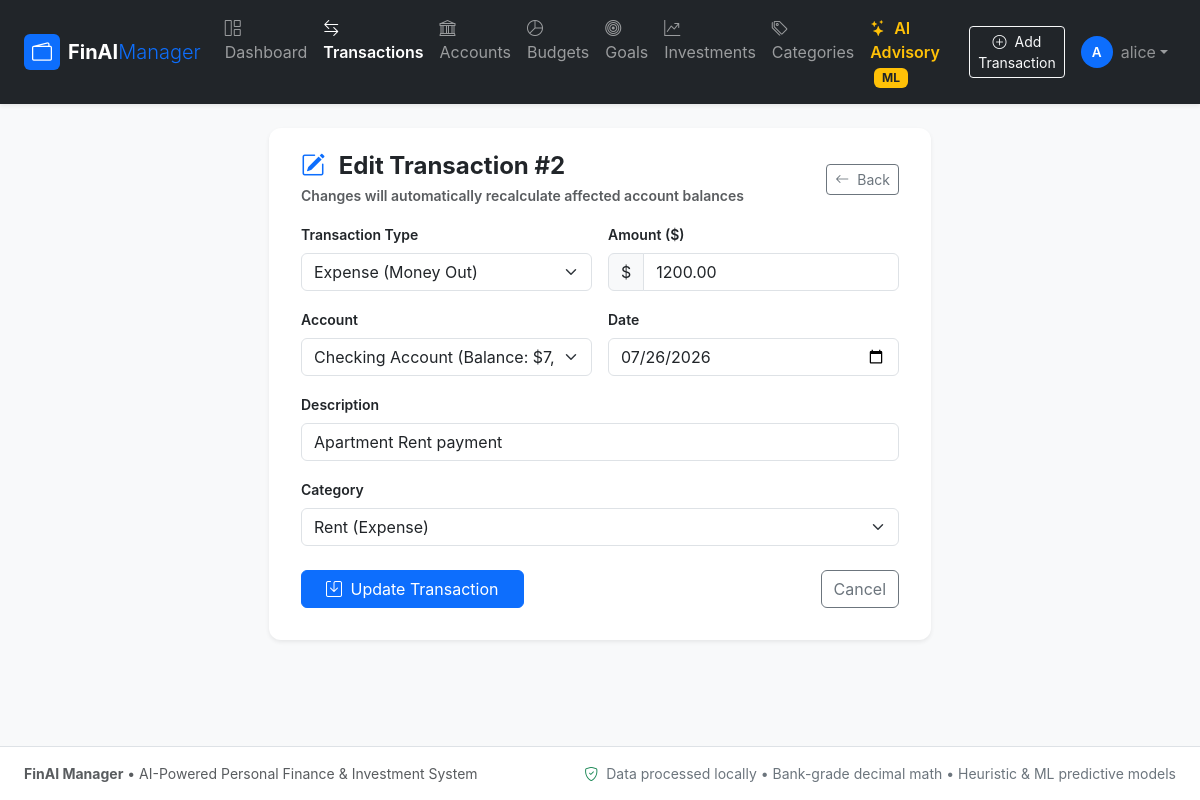
Screenshot of /transactions/edit/2 (signed in) with the database file from the repository.
### models.py (models this page shows, shortened)
class User(UserMixin, db.Model):
    __tablename__ = 'users'
    user_id = db.Column(db.Integer, primary_key=True, autoincrement=True)
    username = db.Column(db.String(50), unique=True, nullable=False, index=True)
    email = db.Column(db.String(100), unique=True, nullable=False, index=True)
    password_hash = db.Column(db.String(255), nullable=False)
    created_at = db.Column(db.DateTime, default=utc_now, server_default=db.func.now())
    accounts = db.relationship('Account', backref='owner', cascade='all, delete-orphan', lazy='dynamic')
    transactions = db.relationship('Transaction', backref='owner', cascade='all, delete-orphan', lazy='dynamic')
    budgets = db.relationship('Budget', backref='owner', cascade='all, delete-orphan', lazy='dynamic')
    goals = db.relationship('Goal', backref='owner', cascade='all, delete-orphan', lazy='dynamic')
    investments = db.relationship('Investment', backref='owner', cascade='all, delete-orphan', lazy='dynamic')
    categories = db.relationship('Category', backref='owner', cascade='all, delete-orphan', lazy='dynamic')

class Transaction(db.Model):
    __tablename__ = 'transactions'
    txn_id = db.Column(db.Integer, primary_key=True, autoincrement=True)
    user_id = db.Column(db.Integer, db.ForeignKey('users.user_id', ondelete='CASCADE'), nullable=False, index=True)
    account_id = db.Column(db.Integer, db.ForeignKey('accounts.account_id', ondelete='CASCADE'), nullable=False, index=True)
    category_id = db.Column(db.Integer, db.ForeignKey('categories.category_id', ondelete='CASCADE'), nullable=False, index=True)
    date = db.Column(db.Date, nullable=False, index=True)
    amount = db.Column(db.Numeric(10, 2), nullable=False)
    description = db.Column(db.Text, nullable=True)
    txn_type = db.Column(db.Enum('Expense', 'Income', name='txn_types'), nullable=False)
    created_at = db.Column(db.DateTime, default=utc_now, server_default=db.func.now())

class Account(db.Model):
    __tablename__ = 'accounts'
    account_id = db.Column(db.Integer, primary_key=True, autoincrement=True)
    user_id = db.Column(db.Integer, db.ForeignKey('users.user_id', ondelete='CASCADE'), nullable=False, index=True)
    name = db.Column(db.String(100), nullable=False)
    type = db.Column(db.Enum('Checking', 'Savings', 'Credit', 'Cash', name='account_types'), nullable=False)
    balance = db.Column(db.Numeric(12, 2), default=Decimal('0.00'), nullable=False)
    created_at = db.Column(db.DateTime, default=utc_now, server_default=db.func.now())
    transactions = db.relationship('Transaction', backref='account', cascade='all, delete-orphan', lazy='dynamic')

class Category(db.Model):
    __tablename__ = 'categories'
    __table_args__ = (
        db.UniqueConstraint('user_id', 'name', name='uq_user_category_name'),
    )
    category_id = db.Column(db.Integer, primary_key=True, autoincrement=True)
    user_id = db.Column(db.Integer, db.ForeignKey('users.user_id', ondelete='CASCADE'), nullable=True, index=True)
    name = db.Column(db.String(50), nullable=False)
    type = db.Column(db.Enum('Expense', 'Income', name='category_types'), nullable=False)
    transactions = db.relationship('Transaction', backref='category', lazy='dynamic')
    budgets = db.relationship('Budget', backref='category', cascade='all, delete-orphan', lazy='dynamic')

### app.py (the view, shortened to what this page needs)
    @app.route('/transactions/edit/<int:id>', methods=['GET', 'POST'])
    @login_required
    def edit_transaction(id):
        txn = Transaction.query.filter_by(txn_id=id, user_id=current_user.user_id).first_or_404()
        accounts = Account.query.filter_by(user_id=current_user.user_id).all()
        categories = Category.query.filter(
            or_(Category.user_id == current_user.user_id, Category.user_id.is_(None))
        ).order_by(Category.name.asc()).all()
        return render_template('edit_transaction.html', txn=txn, accounts=accounts, categories=categories)

### templates/edit_transaction.html (shortened to what this page needs)
{% extends "base.html" %}
{% block content %}
<div class="row justify-content-center">
    <div class="col-lg-7 col-md-9">
        <div class="card shadow-sm p-3">
            <div class="card-header bg-white border-0 pb-0">
                <div class="d-flex justify-content-between align-items-center">
                    <div>
                        <h4 class="fw-bold mb-1"><i class="bi bi-pencil-square text-primary me-2"></i> Edit Transaction #{{ txn.txn_id }}</h4>
                        <p class="text-muted small mb-0">Changes will automatically recalculate affected account balances</p>
                    </div>
                    <a href="{{ url_for('view_transactions') }}" class="btn btn-sm btn-outline-secondary">
                        <i class="bi bi-arrow-left me-1"></i> Back
                    </a>
                </div>
            </div>
            <div class="card-body">
                <form method="POST" action="{{ url_for('edit_transaction', id=txn.txn_id) }}">
                    <div class="row g-3 mb-3">
                        <div class="col-md-6">
                            <label class="form-label small fw-semibold">Transaction Type</label>
                            <select name="txn_type" class="form-select" required>
                                <option value="Expense" {% if txn.txn_type == 'Expense' %}selected{% endif %}>Expense (Money Out)</option>
                            </select>
                        </div>
                        <div class="col-md-6">
                            <label class="form-label small fw-semibold">Amount ($)</label>
                            <div class="input-group">
                                <span class="input-group-text">$</span>
                                <input type="number" step="0.01" min="0.01" name="amount" class="form-control" value="{{ txn.amount }}" required>
                            </div>
                        </div>
                    </div>
                    <div class="row g-3 mb-3">
                        <div class="col-md-6">
                            <label class="form-label small fw-semibold">Account</label>
                            <select name="account_id" class="form-select" required>
                                {% for acc in accounts %}
                                <option value="{{ acc.account_id }}" {% if txn.account_id == acc.account_id %}selected{% endif %}>
                                    {{ acc.name }} (Balance: ${{ "{:,.2f}".format(acc.balance) }})
                                </option>
                                {% endfor %}
                            </select>
                        </div>
                        <div class="col-md-6">
                            <label class="form-label small fw-semibold">Date</label>
                            <input type="date" name="date" class="form-control" value="{{ txn.date.strftime('%Y-%m-%d') }}" required>
                        </div>
                    </div>
                    <div class="mb-3">
                        <label class="form-label small fw-semibold">Description</label>
                        <input type="text" name="description" class="form-control" value="{{ txn.description or '' }}">
                    </div>
                    <div class="mb-4">
                        <label class="form-label small fw-semibold">Category</label>
                        <select name="category_id" class="form-select" required>
                            {% for cat in categories %}
                            <option value="{{ cat.category_id }}" {% if txn.category_id == cat.category_id %}selected{% endif %}>
                                {{ cat.name }} ({{ cat.type }})
                            </option>
                            {% endfor %}
                        </select>
                    </div>
                    <div class="d-flex justify-content-between">
                        <button type="submit" class="btn btn-primary px-4">
                            <i class="bi bi-save me-1"></i> Update Transaction
                        </button>
                        <a href="{{ url_for('view_transactions') }}" class="btn btn-outline-secondary">Cancel</a>
                    </div>
                </form>
            </div>
        </div>
    </div>
</div>
{% endblock %}

### templates/base.html (shortened to what this page needs)
<!doctype html>
<html lang="en">
<head>
    <link href="https://cdn.jsdelivr.net/npm/bootstrap@5.3.2/dist/css/bootstrap.min.css" rel="stylesheet">
    <link href="https://cdn.jsdelivr.net/npm/bootstrap-icons@1.11.1/font/bootstrap-icons.css" rel="stylesheet">
    <link rel="stylesheet" href="{{ url_for('static', filename='css/style.css') }}">
</head>
<body class="bg-light d-flex flex-column min-vh-100">
    <nav class="navbar navbar-expand-lg navbar-dark bg-dark sticky-top shadow-sm">
        <div class="container-fluid px-lg-4">
            <a class="navbar-brand fw-bold d-flex align-items-center" href="{{ url_for('dashboard') if current_user.is_authenticated else url_for('login') }}">
                <span class="badge bg-primary me-2 p-2"><i class="bi bi-wallet2 fs-5"></i></span>
                <span>FinAI<span class="text-primary fw-light">Manager</span></span>
            </a>
            <div class="collapse navbar-collapse" id="navbarNav">
                {% if current_user.is_authenticated %}
                <ul class="navbar-nav me-auto mb-2 mb-lg-0">
                    <li class="nav-item">
                        <a class="nav-link {{ 'active fw-semibold' if request.endpoint == 'dashboard' }}" href="{{ url_for('dashboard') }}">
                            <i class="bi bi-grid-1x2 me-1"></i> Dashboard
                        </a>
                    </li>
                    <li class="nav-item">
                        <a class="nav-link {{ 'active fw-semibold' if 'transaction' in request.endpoint }}" href="{{ url_for('view_transactions') }}">
                            <i class="bi bi-arrow-left-right me-1"></i> Transactions
                        </a>
                    </li>
                    <li class="nav-item">
                        <a class="nav-link {{ 'active fw-semibold' if request.endpoint == 'accounts' }}" href="{{ url_for('accounts') }}">
                            <i class="bi bi-bank me-1"></i> Accounts
                        </a>
                    </li>
                    <li class="nav-item">
                        <a class="nav-link {{ 'active fw-semibold' if request.endpoint == 'budgets' }}" href="{{ url_for('budgets') }}">
                            <i class="bi bi-pie-chart me-1"></i> Budgets
                        </a>
                    </li>
                    <li class="nav-item">
                        <a class="nav-link {{ 'active fw-semibold' if request.endpoint == 'goals' }}" href="{{ url_for('goals') }}">
                            <i class="bi bi-bullseye me-1"></i> Goals
                        </a>
                    </li>
                    <li class="nav-item">
                        <a class="nav-link {{ 'active fw-semibold' if request.endpoint == 'investments' }}" href="{{ url_for('investments') }}">
                            <i class="bi bi-graph-up-arrow me-1"></i> Investments
                        </a>
                    </li>
                    <li class="nav-item">
                        <a class="nav-link {{ 'active fw-semibold' if request.endpoint == 'categories' }}" href="{{ url_for('categories') }}">
                            <i class="bi bi-tags me-1"></i> Categories
                        </a>
                    </li>
                    <li class="nav-item">
                        <a class="nav-link text-warning fw-semibold {{ 'active text-light' if request.endpoint == 'recommendations' }}" href="{{ url_for('recommendations') }}">
                            <i class="bi bi-stars me-1"></i> AI Advisory <span class="badge bg-warning text-dark ms-1">ML</span>
                        </a>
                    </li>
                </ul>
                <ul class="navbar-nav ms-auto align-items-center">
                    <li class="nav-item me-2">
                        <a class="btn btn-sm btn-outline-light" href="{{ url_for('add_transaction') }}">
                            <i class="bi bi-plus-circle me-1"></i> Add Transaction
                        </a>
                    </li>
                    <li class="nav-item dropdown">
                        <a class="nav-link dropdown-toggle d-flex align-items-center" href="#" id="userDropdown" role="button" data-bs-toggle="dropdown">
                            <div class="avatar-circle me-2 bg-primary text-white">{{ current_user.username[:1].upper() }}</div>
                            <span class="text-white-50">{{ current_user.username }}</span>
                        </a>
                    </li>
                </ul>
                {% endif %}
            </div>
        </div>
    </nav>
    <main class="container-fluid px-lg-4 my-4 flex-grow-1">
        {% block content %}{% endblock %}
    </main>
    <footer class="footer mt-auto py-3 bg-white border-top text-muted small">
        <div class="container-fluid px-lg-4 d-flex flex-wrap justify-content-between align-items-center">
            <div>
                <strong>FinAI Manager</strong> &bull; AI-Powered Personal Finance & Investment System
            </div>
            <div class="text-secondary">
                <i class="bi bi-shield-check text-success me-1"></i> Data processed locally &bull; Bank-grade decimal math &bull; Heuristic & ML predictive models
            </div>
        </div>
    </footer>
</body>
</html>

### static/css/style.css (style rules this page uses)
:root { --primary-gradient: linear-gradient(135deg, #2563eb 0%, #1d4ed8 100%); --card-shadow: 0 0.125rem 0.25rem rgba(0, 0, 0, 0.075); --hover-shadow: 0 0.5rem 1rem rgba(0, 0, 0, 0.12); }
body { font-family: -apple-system, BlinkMacSystemFont, "Segoe UI", Roboto, "Helvetica Neue", Arial, sans-serif; color: #1e293b; background-color: #f8fafc; }
.avatar-circle { width: 32px; height: 32px; border-radius: 50%; display: inline-flex; align-items: center; justify-content: center; font-weight: 600; font-size: 0.85rem; }
.card { border: none; border-radius: 0.75rem; box-shadow: var(--card-shadow); }
.card-header { background-color: transparent; border-bottom: 1px solid rgba(0,0,0,0.06); font-weight: 600; }

### rows the page displays
User: username "A", username "alice"
Transaction: txn_id "2", txn_type "Expense (Money Out)", amount "1200.00", account_id "Checking Account (Balance: $7,850.00)", date "07/26/2026", description "Apartment Rent payment", category_id "Rent (Expense)"
